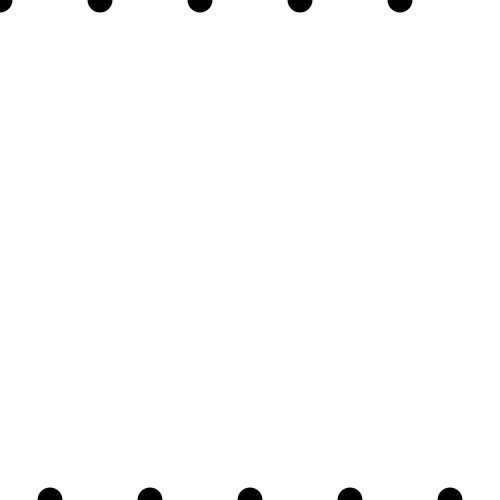
Frame 1 (no input)
Frame 60 (the mouse pressed at the canvas centre just before this capture): identical to frame 1, image omitted
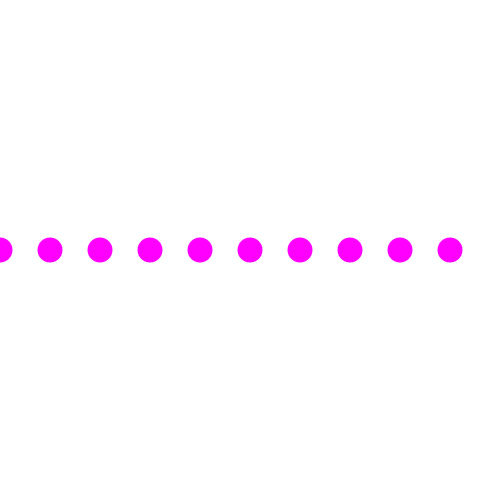
Frame 120 (the mouse held since frame 60 and released just before this capture)

The Processing sketch that drew these frames (run headless with seeded random() and noise(); from frame 60 on, the mouse is pressed at the canvas centre):

// Processing sketch: processing_64269
// ── processing_64269.pde

color c;

void setup(){
  size(500,500);
  c = color(0);
  noStroke();
}

void draw(){
  background(255);
  fill(c);
  for(int i=0; i<width; i+=50){
    if(i%100==0)
      ellipse(i, mouseY, 25, 25);
    else
      ellipse(i, height-mouseY, 25, 25);   
  }
}

void mousePressed() {
  c = color(255,0,255);
}

void mouseReleased(){
  c = color(0);
}
